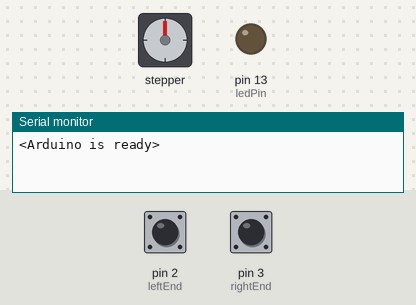
A sketch run on a simulated Arduino Uno, built with avr-gcc and run on an emulated ATmega328P. Parts: stepper motor, output pins drawn as LEDs (lit = HIGH), the last lines printed to the serial monitor. Wiring (inferred from the names in the program): stepper motor driver (200 steps per turn assumed): step pin 5; direction pin 4; enable pin 6. The inputs (shaded band) are chosen by the test bench; at power-on: pin 2 (leftEnd) HIGH, pin 3 (rightEnd) HIGH. Pins used as bus, display or sensor lines are not drawn.

Above: at 1.2 s.
1.3 s: pin 2 (leftEnd) pulled LOW for 0.15 s
At 1.98 s:
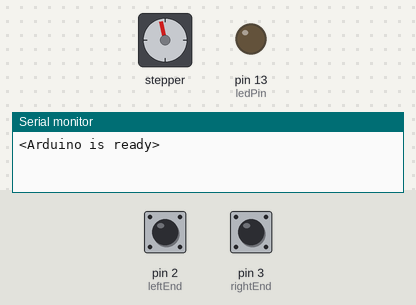
4.3 s: pin 3 (rightEnd) pulled LOW for 0.15 s
7.4 s: pin 2 (leftEnd) pulled LOW for 1 s
At 7.69 s:
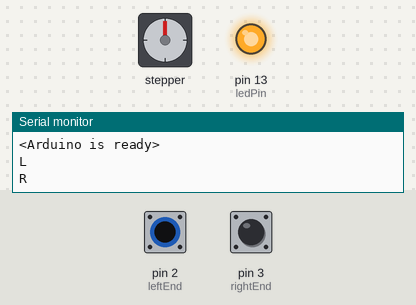
10.4 s: pin 3 (rightEnd) pulled LOW for 1 s
At 10.69 s:
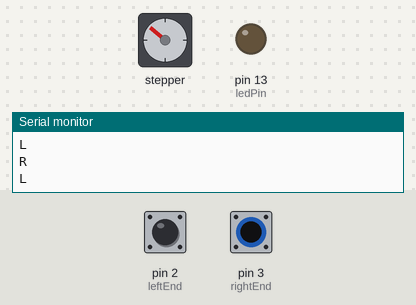
14.4 s: pin 2 (leftEnd) pulled LOW for 3.2 s
At 16.35 s:
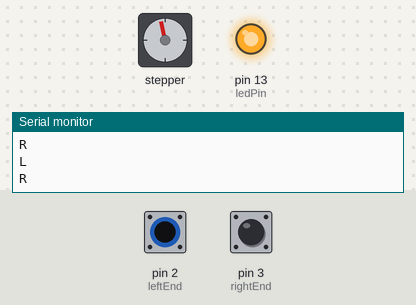
20.6 s: pin 3 (rightEnd) pulled LOW for 0.15 s
At 21.8 s:
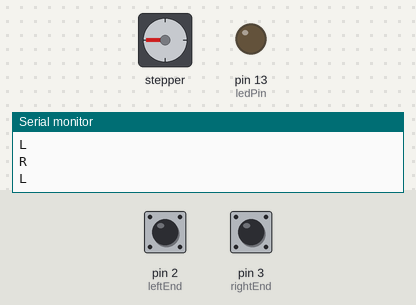
Timing chart, 0 to 23.2 s (numbered marks = the images above; inputs shaded):
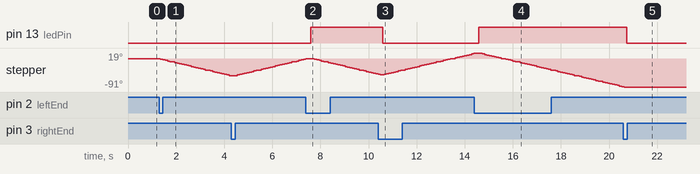

Measured:
- after the input at 1.3 s, stepper: keeps turning counter-clockwise at about 19°/s, starting after 0.05 s
- after the input at 7.4 s, pin 13 (ledPin): LOW → HIGH after 0.20 s
- after the input at 10.4 s, pin 13 (ledPin): HIGH → LOW after 0.20 s
- after the input at 14.4 s, pin 13 (ledPin): LOW → HIGH after 0.18 s
- after the input at 20.6 s, pin 13 (ledPin): HIGH → LOW after 0.13 s; stepper: goes on until 20.6 s, then stays -91°

The sketch:

motor_completo_v3_.ino
```cpp
const int leftEnd = 2; // the number of the pushbutton pin
const int rightEnd = 3;  // the number of the pushbutton pin
const int ledPin = 13;    // the number of the LED pin
const int enable = 6;
const int step = 5;
const int dir = 4;

int J;
// Variables will change:
int ledState = LOW;          // the current state of the output pin
int leftState;            // the current leftRead from the input pin
int lastLeftState = HIGH; // the previous leftRead from the input pin
int rightState;             // the current rightRead from the input pin
int lastRightState = HIGH;  // the previous rightRead from the input pin
// the following variables are long's because the time, measured in miliseconds,
// will quickly become a bigger number than can be stored in an int.
long lastDebounceTime = 0; // the last time the output pin was toggled
long debounceDelay = 50;   // the debounce time; increase if the output flickers

int hightime = 16383;
int lowtime  = 16383;

char receivedChar;
boolean newData = false;

void setup() {
  pinMode(leftEnd, INPUT_PULLUP);
  pinMode(rightEnd, INPUT_PULLUP);
  pinMode(ledPin, OUTPUT);
  pinMode(enable, OUTPUT);   // Enable
  pinMode(step, OUTPUT);   // Step
  pinMode(dir, OUTPUT);   // Dir
  digitalWrite(enable, LOW); // Set Enable low
  J = 2000;
  Serial.begin(9600);
  Serial.println("<Arduino is ready>");
  digitalWrite(ledPin, ledState);
}

void loop() {
  int rightRead = digitalRead(rightEnd);
  int leftRead = digitalRead(leftEnd);

  if (rightRead != lastRightState) {
    lastDebounceTime = millis();
  }

  if ((millis() - lastDebounceTime) > debounceDelay) { //not in debounce state
    if (rightRead != rightState) {
      rightState = rightRead;
      while (rightState == LOW) {
        recvOneChar();
        if (newData == true && receivedChar == 's') {
          showNewData();
        // espera hasta que recive una a
        arrch:
          recvOneChar();
          while (newData != true)
            recvOneChar();
          if (receivedChar == 'a') { } // continua
          else {
            goto arrch;
          }
          //                    delay(J);
        }
        ledState = HIGH;
        digitalWrite(4, HIGH);
        int leftRead = digitalRead(leftEnd);
        digitalWrite(5, HIGH);   // Output high
        delayMicroseconds(hightime); // Wait 1/2 a ms
        delayMicroseconds(hightime); // Wait 1/2 a ms
        delayMicroseconds(hightime); // Wait 1/2 a ms
        digitalWrite(5, LOW);    // Output low
        delayMicroseconds(lowtime); // Wait 1/2 a ms
        delayMicroseconds(lowtime); // Wait 1/2 a ms
        delayMicroseconds(lowtime); // Wait 1/2 a ms
        if (leftRead == LOW) {
          Serial.println("R");
          break;
        }
      }
      digitalWrite(4, LOW);
    }
  }

  if (leftRead != lastLeftState) {
    lastDebounceTime = millis();
  }

  if ((millis() - lastDebounceTime) > debounceDelay) {
    if (leftRead != leftState) {
      leftState = leftRead;

      while (leftState == LOW) {
        recvOneChar();
        if (newData == true && receivedChar == 's') {
          showNewData();
        // espera hasta que recive una a
        // espera hasta que recive una a
        arrci:
          recvOneChar();
          while (newData != true)
            recvOneChar();
          if (receivedChar == 'a') {} // continua
          else {
            goto arrch;
          }
          recvOneChar();
          while (newData != true)
            recvOneChar();
          if (receivedChar == 'a') {} // continua
          else {
            goto arrci;
          }
          // delay(J);
        }
        ledState = LOW;
        int rightRead = digitalRead(rightEnd);
        digitalWrite(4, LOW);
        int leftRead = digitalRead(leftEnd);
        digitalWrite(5, HIGH);   // Output high
        delayMicroseconds(hightime); // Wait 1/2 a ms
        delayMicroseconds(hightime); // Wait 1/2 a ms
        delayMicroseconds(hightime); // Wait 1/2 a ms
        digitalWrite(5, LOW);    // Output low
        delayMicroseconds(lowtime); // Wait 1/2 a ms
        delayMicroseconds(lowtime); // Wait 1/2 a ms
        delayMicroseconds(lowtime); // Wait 1/2 a ms
        if (rightRead == LOW) {
          Serial.println("L");
          break;
        }
      }
      digitalWrite(4, HIGH);
    }
  }
  digitalWrite(ledPin, ledState);
  lastRightState = rightRead;
  lastLeftState = leftRead;
}

void recvOneChar() {
  if (Serial.available() > 0) {
    receivedChar = Serial.read();
    newData = true;
  }
}

void showNewData() {
  if (newData == true) {
    Serial.print("This just in ... ");
    Serial.println(receivedChar);
    newData = false;
  }
}
```
